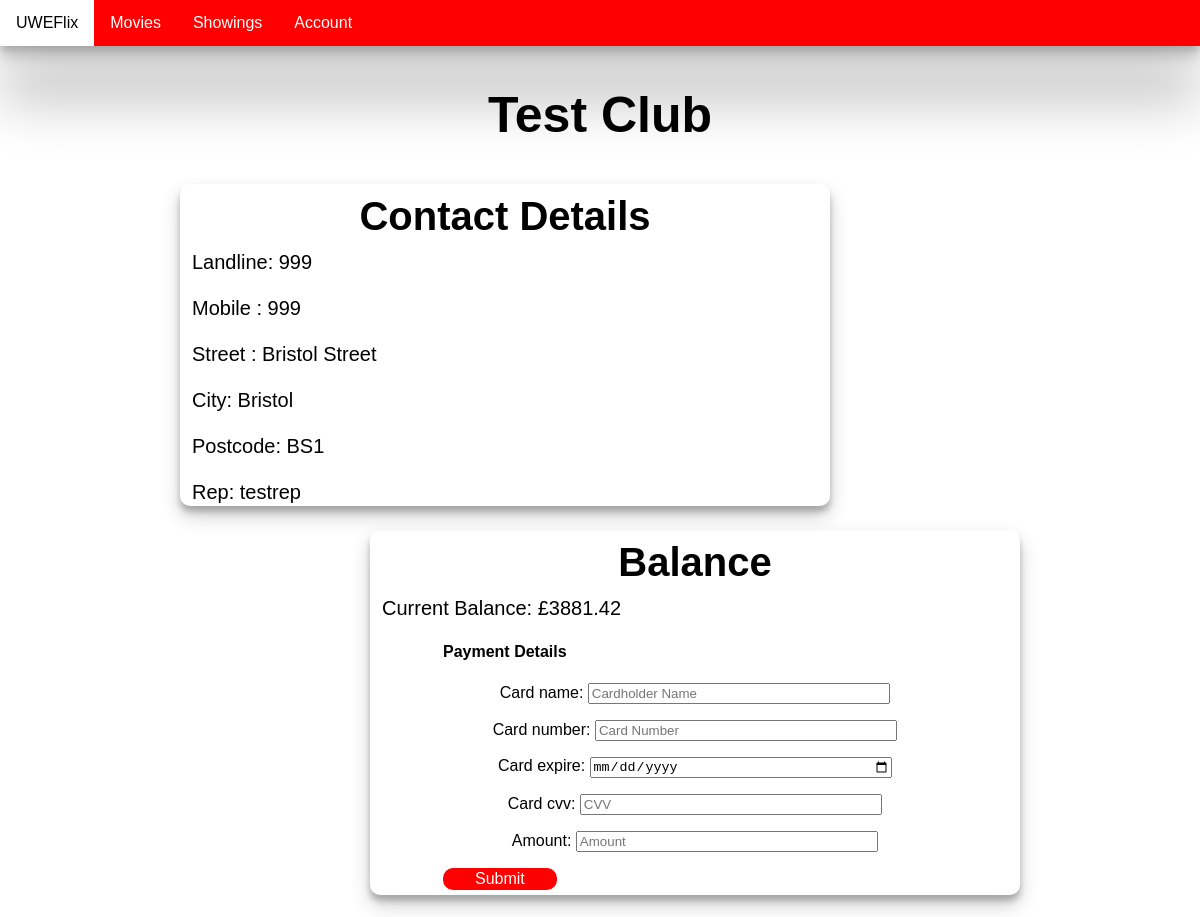
Screenshot of /my_club (signed in) with the database file from the repository.
### UWEflix_Website/models.py (models this page shows, shortened)
class Club(models.Model):
    club_name = models.CharField(max_length=200)
    landline = models.CharField(max_length=20, blank=True)
    mobile = models.CharField(max_length=20, blank=True)
    street_number = models.CharField(max_length=50, blank=True)
    street = models.CharField(max_length=200, blank=True)
    city = models.CharField(max_length=200 , blank=True)
    post_code = models.CharField(max_length=20, blank=True)
    club_rep = models.ForeignKey(User, on_delete=models.CASCADE)
    account_balance = models.DecimalField(
            max_digits = 8, decimal_places = 2,
            validators=[MinValueValidator(limit_value=0)],
            blank=True, null=True)

### UWEflix_Website/decorators.py (the view)
        @user_passes_test(lambda user:
                          user.groups.filter(name=group_name).exists(),
                          login_url='login')
        def wrapper(request, *args, **kwargs):
            return view_func(request, *args, **kwargs)

### UWEflix_Website/forms.py
class ClubPaymentForm(forms.Form):
    card_name = forms.CharField(max_length=50)
    card_number = forms.CharField(max_length=16)
    card_expire = forms.DateField(widget=DateInput(attrs={'type': 'date'}))
    card_cvv = forms.CharField(max_length=3)
    amount = forms.IntegerField()
    def __init__(self, *args, **kwargs):
        super (ClubPaymentForm, self).__init__(*args, **kwargs)
        for field_name, field in self.fields.items():
            field.widget.attrs['class'] = 'payment-input'
        self.fields['card_name'].widget.attrs['placeholder'] = 'Cardholder Name'
        self.fields['card_number'].widget.attrs['placeholder'] = 'Card Number'
        self.fields['card_expire'].widget.attrs['placeholder'] = 'Card Expiry'
        self.fields['card_cvv'].widget.attrs['placeholder'] = 'CVV'
        self.fields['amount'].widget.attrs['placeholder'] = 'Amount'

### UWEflix_Website/templates/my_club.html (shortened to what this page needs)
{% extends 'base.html' %}
{% block title %}
{{ club.club_name }}
{% endblock %}
{% block content %}
<div class="club">
  <div class="card-content">
    <div class="club-top">
      <strong>Contact Details</strong>
    </div>
    <div class="club-details">
      Landline: {{ club.landline }}
      <br/><br/>
      Mobile : {{ club.mobile }}
      <br/><br/>
      Street : {{ club.street }}
      <br/><br/>
      City: {{ club.city }}
      <br/><br/>
      Postcode: {{ club.post_code }}
      <br/><br/>
      Rep: {{ club.club_rep }}
    </div>
  </div>
</div>
<div class="balance">
  <div class="card-content">
    <div class="club-top">
      <strong>Balance</strong>
    </div>
    <div class="form">
      <div class="card-description">
        <div class="balance-amount">
          Current Balance: £{{ club.account_balance }}
        </div>
        <form method="post" action="{% url 'my-club' %}">
            <h4>Payment Details</h4>
            {{ payment_form.as_p}}
            <input type="submit" value="Submit" class="btn btn-dark card-button">
        </form>
  </div>
</div>
{% endblock %}

### UWEflix_Website/static/UWEflix_Website/site.css (style rules this page uses)
body { background: white; margin: 0; font-family: Arial, Helvetica, sans-serif; }
* { box-sizing: border-box; }
@media (min-width: 600px) { body { height: 100%; } }
@media (min-width: 600px) { p { text-align: center; } }
@media (min-width: 600px) { .card-button { background-color: red; margin-bottom: 5px; margin-right: 5px; border: none; border-radius: 10px; color: white; padding: 2px 32px; text-align: center; text-decoration: none; display: inline-block; font-size: 16px; } }
@media (min-width: 600px) { .card-content { justify-content: space-between; display: flex; flex-direction: column; flex: 65%; margin-left: 10px; margin-right: 10px; } }
@media (min-width: 600px) { .card-description { height: 55%; } }
@media (min-width: 600px) { .club { float: left; width: 650px; display: flex; margin: auto; border-radius: 10px; min-height: 35vh; box-shadow: rgba(0, 0, 0, 0.19) 0px 10px 20px, rgba(0, 0, 0, 0.23) 0px 6px 6px; margin-bottom: 3vh; } }
@media (min-width: 600px) { .club-top { font-size: 40px; text-align: center; padding: 10px; } }
@media (min-width: 600px) { .club-details { font-size: 20px; padding: 2px; } }
@media (min-width: 600px) { .balance { float: right; width: 650px; display: flex; margin: auto; border-radius: 10px; min-height: 35vh; box-shadow: rgba(0, 0, 0, 0.19) 0px 10px 20px, rgba(0, 0, 0, 0.23) 0px 6px 6px; margin-bottom: 3vh; } }
@media (min-width: 600px) { .balance-amount { font-size: 20px; padding: 2px; } }
@media (min-width: 600px) { form { width: 80%; margin: auto; } }
@media (min-width: 600px) { .payment-input { width: 60%; } }

### rows the page displays
Club: club_name "Test Club", landline "999", mobile "999", street "Bristol Street", city "Bristol", post_code "BS1", club_rep "testrep", account_balance "3881.42"
